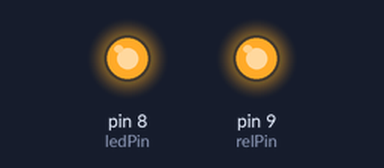
A sketch run on a simulated Arduino Uno, built with avr-gcc and run on an emulated ATmega328P. On the bench: output pins drawn as LEDs (lit = HIGH). The local clock reads 2024-03-15 10:24:30 at power-on unless the sketch sets it; what the sketch prints to the serial monitor is not drawn.

Above: at 0.1 s.
Timing chart, 0 to 1.6 s (numbered marks = the images above):
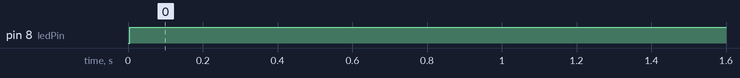

The sketch:

Projet_RTC.ino
```cpp
#include <Wire.h>
#include "RTClib.h"

RTC_DS1307 RTC; //Classe RTC_DS1307
const int ledPin = 8  ;
const int relPin = 9  ;
const int convHM = 60 ; // Convertir Heure - Minute
// Heure initiale
int heureIni  = 19 ;
int minuteIni = 45 ;
int Initi = heureIni * convHM + minuteIni ;

// Heure final
int heureFin  = 23 ;
int minuteFin = 30 ;
int Final = heureFin * convHM + minuteFin ;


void setup () {
  Serial.begin(57600); //Démarrage de la communication
  Wire.begin(); //Démarrage de la librairie wire.h
  RTC.begin(); //Démarrage de la librairie RTClib.h
  RTC.adjust(DateTime(__DATE__, __TIME__));

  //Si RTC ne fonctionne pas
  if (! RTC.isrunning()) {
    Serial.println("RTC ne fonctionne pas !");

    //Met à l'heure à date à laquelle le sketch est compilé
    RTC.adjust(DateTime(__DATE__, __TIME__));
    //Cela fonctionne également :
    //RTC.adjust(DateTime("Dec  5 2012","12:00:00"));
    //RTC.adjust(DateTime(2014, 1, 21, 3, 0, 0));
  }

  pinMode(ledPin, OUTPUT) ;
  pinMode(relPin, OUTPUT) ;

  digitalWrite(ledPin, LOW) ;
  digitalWrite(relPin, HIGH) ;

}

void loop() {
  //Affichage de l'heure
  DateTime now = RTC.now();
  int heures  = now.hour();
  int minutes = now.minute();
  int Maint = heures * convHM + minutes ;

  Serial.print(heures);
  Serial.print(" gio ");
  Serial.print(minutes);
  Serial.print(" phut");
  Serial.println();
  Serial.println();

  if ( (Maint > Initi) && (Maint < Final)){
    digitalWrite(ledPin, HIGH);
    digitalWrite(relPin, HIGH);
  } else{
    digitalWrite(ledPin, LOW);
    digitalWrite(relPin, LOW);
  }


  delay(10000);


}
```

Measured:
- by itself, pin 8 (ledPin): LOW → HIGH at 0.00 s
